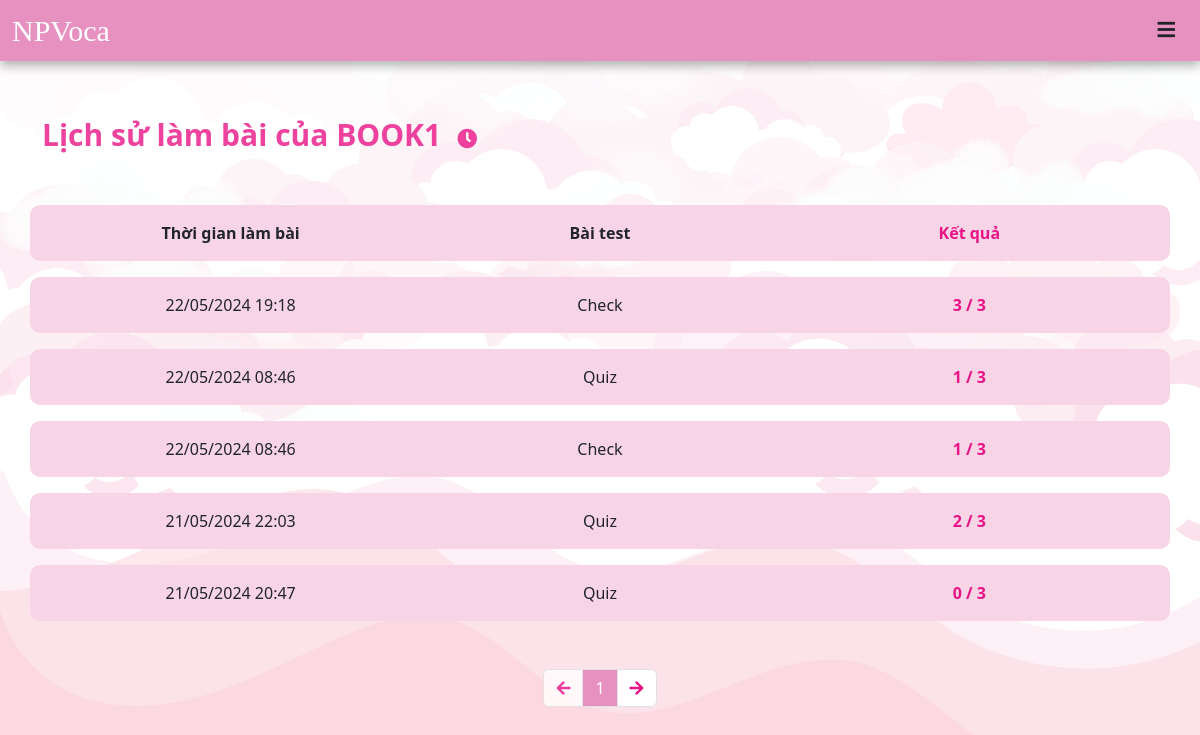
The page /history/8/ on the database its author committed.
### english_test/models.py (models this page shows)
class Test(models.Model):
    test_id = models.AutoField(primary_key=True)
    user = models.ForeignKey(User, on_delete=models.CASCADE)
    create_time = models.DateTimeField(auto_now=True)
    number_of_words = models.IntegerField(default=0)
    topic = models.CharField(max_length=50, default='')

class History(models.Model):
    id = models.AutoField(primary_key=True)
    test = models.ForeignKey(Test, on_delete=models.CASCADE)
    user = models.ForeignKey(User, on_delete=models.CASCADE)
    result = models.IntegerField(default=0)
    number_of_questions = models.IntegerField(default=0)
    type = models.BooleanField(default=False)
    test_time = models.DateTimeField(auto_now_add=True)

### user/views.py (the view)
# urls.py: path('history/<int:test_id>/', views.history, name='history'),
def history(request, test_id):
    test = Test.objects.filter(test_id=test_id).first()
    list_history = list(History.objects.filter(test=test).order_by('-test_time'))
    return render(request, 'user/history.html', {'list': list_history, 'test': test})

### user/templates/user/history.html (shortened to what this page needs)
{% load static %}
<!DOCTYPE html>
<html lang="en">
<head>
    <link href="https://cdn.jsdelivr.net/npm/bootstrap@5.3.3/dist/css/bootstrap.min.css" rel="stylesheet">
    <link rel="stylesheet" href="https://cdnjs.cloudflare.com/ajax/libs/font-awesome/5.15.4/css/all.min.css">
    <link rel="stylesheet" href="{% static 'css/main.css' %}">
</head>
<body class="image_div_main">
    <nav class="box-shadow header-line fixed-top navbar bg-body-tertiary">
        <div class="container-fluid">
            <span><a style="color: white; font-size: 30px; font-family: cursive;" class="link-underline link-underline-opacity-0" href="{% url 'index' %}">NPVoca</a></span>
          <form class="d-flex" role="search">
            <div class="dropdown">
                <button class="btn" type="button" data-bs-toggle="dropdown" aria-expanded="false">
                    <i style="font-size: 20px" class="fas fa-bars"></i>
                </button>
              </div>
          </form>
        </div>
      </nav>
    <div class="full-high container main-content">
        <p class="text-title">Lịch sử làm bài của {{ test.topic }}<i style="font-size: 20px" class="mar-l-1 fas fa-clock"></i></p>
        <div class="list-game mt-5 col table-hover">
            <div class="row list-game-history__item" id="header">
                <div class="col text-center bold-font" id="game_time">Thời gian làm bài</div>
                <div class="col text-center bold-font" id="game_time">Bài test</div>
                <div class="col text-center bold-font" id="game_result" style="color: #E81486;">Kết quả</div>
            </div>
            {% if list %}
            {% for item in list %}
            <div class="row list-game-history__item">
                <div class="col text-center" id="game_time">{{ item.test_time|date:"d/m/Y" }} {{ item.test_time|time:"H:i" }}</div>
                <div class="col text-center" id="game_time">{% if item.type%} Quiz {% else %} Check {% endif %}</div>
                <div class="col text-center bold-font" id="game_result" style="color: #E81486;">{{ item.result }} / {{ item.number_of_questions }} </div>
            </div>
            {% endfor %}
            <nav aria-label="Page navigation">
                <ul class="pagination mt-5 justify-content-center">
                    <li class="page-item previous-page">
                        <a class="page-link page-link-text" href=""><i class="fas fa-arrow-left"></i></a>
                    </li>
                    <li class="page-item"><p class="page-link" id="currentPage" style="background-color: #E791C0; color: #FFF;"></p></li>
                    <li class="page-item next-page">
                        <a class="page-link page-link-text" href=""><i class="fas fa-arrow-right"></i></a>
                    </li>
                </ul>
              </nav>
            {% else %}
            <div class="row">
                <label class="col text-center mt-2">Chưa có lịch sử ~.~</label>
            </div>
        </div>
        {% endif %}
    </div>
</body>
</html>

### user/static/css/main.css (style rules this page uses)
.header-line { background-color: #E791C0 !important; }
html { height: 100%; }
.image_div_main { background-image: url(../designWeb/bg_new.png); background-size:cover; background-repeat: no-repeat; background-position: center 30px; background-attachment: fixed; }
.main-content { margin-top: 7rem; }
.box-shadow { box-shadow: 0px 5px 10px rgba(0,0,0,0.3); }
.full-high { min-height: 100%; }
.mar-l-1 { margin-left: 1rem; }
.text-title { font-size: 30px; font-weight: bold; color: rgba(232, 20, 134, 0.8) }
.bold-font { font-weight: bold; }
.disabled_link { pointer-events: none; cursor: default; opacity: 0.8; }
.list-game__item, .list-game-history__item { background-color: #F8D4E7; padding: 1rem; border-radius: 10px; margin-bottom: 1rem; }
.page-link-text { color: #E81486; }

### rows shown on the page
Test: topic "BOOK1"
History: test_time "22/05/2024", test_time "19:18", type "Check", result "3", number_of_questions "3"
History: test_time "22/05/2024", test_time "08:46", type "Quiz", result "1", number_of_questions "3"
History: test_time "22/05/2024", test_time "08:46", type "Check", result "1", number_of_questions "3"
History: test_time "21/05/2024", test_time "22:03", type "Quiz", result "2", number_of_questions "3"
History: test_time "21/05/2024", test_time "20:47", type "Quiz", result "0", number_of_questions "3"
